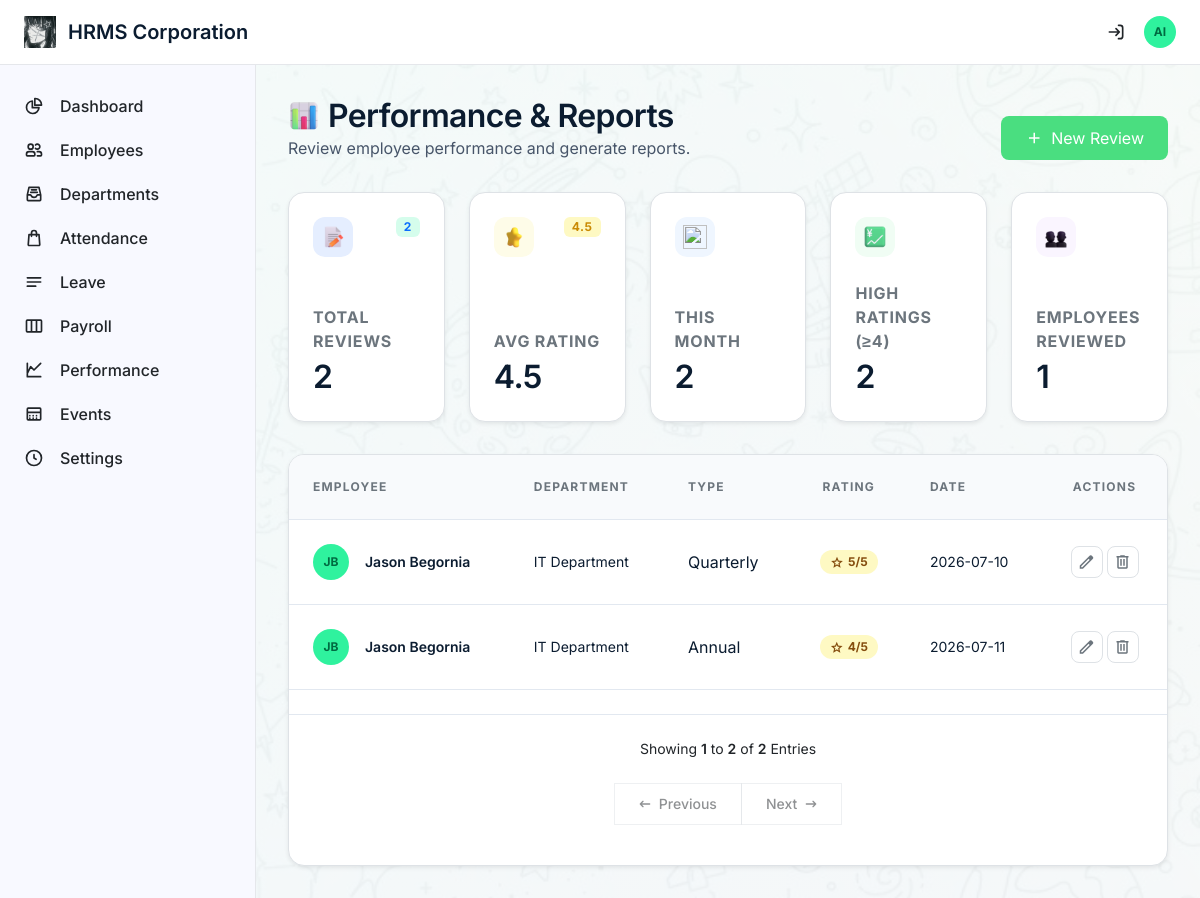
Screenshot of /admin/performance-reports (signed in) with the database file from the repository.
### tables this page shows
CREATE TABLE `performance_reviews` (
  `id` int(11) NOT NULL,
  `employee_id` int(11) NOT NULL,
  `reviewer_id` int(11) DEFAULT NULL,
  `review_date` date NOT NULL,
  `rating` int(11) DEFAULT NULL CHECK (`rating` >= 1 and `rating` <= 5),
  `comments` text DEFAULT NULL,
  `type` enum('quarterly','annual','probation') DEFAULT 'quarterly',
  `created_at` timestamp NOT NULL DEFAULT current_timestamp()
);

CREATE TABLE `employees` (
  `id` int(11) NOT NULL,
  `user_id` int(11) DEFAULT NULL,
  `employee_id` varchar(20) NOT NULL,
  `first_name` varchar(100) NOT NULL,
  `last_name` varchar(100) NOT NULL,
  `phone` varchar(50) DEFAULT NULL,
  `department_id` int(11) DEFAULT NULL,
  `position` varchar(255) DEFAULT NULL,
  `hire_date` date DEFAULT NULL,
  `salary` decimal(12,2) DEFAULT NULL,
  `daily_rate` decimal(12,2) DEFAULT NULL,
  `status` enum('active','on_leave','terminated') DEFAULT 'active',
  `address` text DEFAULT NULL,
  `avatar_url` varchar(500) DEFAULT NULL,
  `created_at` timestamp NOT NULL DEFAULT current_timestamp(),
  `updated_at` timestamp NOT NULL DEFAULT current_timestamp() ON UPDATE current_timestamp()
);

CREATE TABLE `departments` (
  `id` int(11) NOT NULL,
  `name` varchar(100) NOT NULL,
  `description` text DEFAULT NULL,
  `positions` text DEFAULT NULL,
  `created_at` timestamp NOT NULL DEFAULT current_timestamp()
);

### includes/functions.php (called while the page is built, shortened)
<?php
function h(?string $value): string {
    return htmlspecialchars($value ?? '', ENT_QUOTES, 'UTF-8');
}

### pages/admin/performance_reports.php (the view, shortened to what this page needs)
<?php
require_once __DIR__ . '/../../includes/header.php';
require_once __DIR__ . '/../../includes/pagination.php';
$perPage = 10;
$currentPageNum = max(1, (int) ($_GET['page'] ?? 1));
$offset = ($currentPageNum - 1) * $perPage;
$totalCount = $pdo->query("SELECT COUNT(*) FROM performance_reviews")->fetchColumn();
$stmt = $pdo->prepare("
    SELECT pr.*, e.first_name, e.last_name, e.employee_id, d.name as department_name
    FROM performance_reviews pr
    JOIN employees e ON pr.employee_id = e.id
    LEFT JOIN departments d ON e.department_id = d.id
    ORDER BY pr.created_at DESC
    LIMIT :limit OFFSET :offset
");
$stmt->bindValue('limit', $perPage, PDO::PARAM_INT);
$stmt->bindValue('offset', $offset, PDO::PARAM_INT);
$stmt->execute();
$reviews = $stmt->fetchAll();
$pagination = paginate($currentPageNum, $totalCount, $perPage, $_SERVER['REQUEST_URI'], 'page');
$pagination['base_url'] = preg_replace('/[?&]page=\d+/', '', $pagination['base_url']);
$avgRating = $pdo->query("SELECT AVG(rating) FROM performance_reviews")->fetchColumn();
$reviewsMonth = $pdo->query("SELECT COUNT(*) FROM performance_reviews WHERE MONTH(created_at) = MONTH(CURDATE()) AND YEAR(created_at) = YEAR(CURDATE())")->fetchColumn();
$highRatings = $pdo->query("SELECT COUNT(*) FROM performance_reviews WHERE rating >= 4")->fetchColumn();
$empReviewed = $pdo->query("SELECT COUNT(DISTINCT employee_id) FROM performance_reviews")->fetchColumn();
?>
<div class="max-w-7xl mx-auto space-y-8">
    <div class="flex justify-between items-end">
        <div>
            <h2 class="font-headline-lg text-headline-lg text-on-surface flex items-center gap-2"><img src="<?= BASE_URL ?>/public/emojis/Title%20emojis/performance.png" class="w-8 h-8" alt=""> Performance & Reports</h2>
            <p class="text-text-body font-body-md">Review employee performance and generate reports.</p>
        </div>
        <button onclick="openCreateModal()" class="bg-green-400 hover:bg-green-500 text-white rounded-lg d-inline-flex align-items-center gap-2 px-4 py-2">
            <span class="material-symbols-outlined text-lg">add</span> New Review
        </button>
    </div>
    <div class="grid grid-cols-1 md:grid-cols-5 gap-6">
        <div class="stats-card bg-surface-container-lowest p-6 rounded-2xl shadow-sm border border-border-subtle flex flex-col justify-between">
            <div class="flex justify-between items-start mb-4">
                <div class="w-10 h-10 rounded-xl bg-surface-container flex items-center justify-center">
                    <img src="<?= BASE_URL ?>/public/emojis/performance/total.png" class="w-6 h-6" alt="">
                </div>
                <span class="text-label-sm text-primary font-bold bg-primary-container/20 px-2 py-0.5 rounded"><?= $totalCount ?></span>
            </div>
            <div>
                <p class="text-label-md text-secondary uppercase tracking-wider font-bold">Total Reviews</p>
                <h3 class="font-headline-lg text-headline-lg mt-1"><?= number_format($totalCount) ?></h3>
            </div>
        </div>
        <div class="stats-card bg-surface-container-lowest p-6 rounded-2xl shadow-sm border border-border-subtle flex flex-col justify-between">
            <div class="flex justify-between items-start mb-4">
                <div class="w-10 h-10 rounded-xl bg-yellow-50 flex items-center justify-center">
                    <img src="<?= BASE_URL ?>/public/emojis/performance/star_2b50.png" class="w-6 h-6" alt="">
                </div>
                <span class="text-label-sm text-yellow-600 font-bold bg-yellow-100 px-2 py-0.5 rounded"><?= $avgRating ? number_format($avgRating, 1) : '--' ?></span>
            </div>
            <div>
                <p class="text-label-md text-secondary uppercase tracking-wider font-bold">Avg Rating</p>
                <h3 class="font-headline-lg text-headline-lg mt-1"><?= $avgRating ? number_format($avgRating, 1) : '--' ?></h3>
            </div>
        </div>
        <div class="stats-card bg-surface-container-lowest p-6 rounded-2xl shadow-sm border border-border-subtle flex flex-col justify-between">
            <div class="flex justify-between items-start mb-4">
                <div class="w-10 h-10 rounded-xl bg-blue-50 flex items-center justify-center">
                    <img src="<?= BASE_URL ?>/public/emojis/performance/calendar_1f4c5.png" class="w-6 h-6" alt="">
                </div>
            </div>
            <div>
                <p class="text-label-md text-secondary uppercase tracking-wider font-bold">This Month</p>
                <h3 class="font-headline-lg text-headline-lg mt-1"><?= number_format($reviewsMonth) ?></h3>
            </div>
        </div>
        <div class="stats-card bg-surface-container-lowest p-6 rounded-2xl shadow-sm border border-border-subtle flex flex-col justify-between">
            <div class="flex justify-between items-start mb-4">
                <div class="w-10 h-10 rounded-xl bg-green-50 flex items-center justify-center">
                    <img src="<?= BASE_URL ?>/public/emojis/performance/chart-increasing-with-yen_1f4b9.png" class="w-6 h-6" alt="">
                </div>
            </div>
            <div>
                <p class="text-label-md text-secondary uppercase tracking-wider font-bold">High Ratings (&ge;4)</p>
                <h3 class="font-headline-lg text-headline-lg mt-1"><?= number_format($highRatings) ?></h3>
            </div>
        </div>
        <div class="stats-card bg-surface-container-lowest p-6 rounded-2xl shadow-sm border border-border-subtle flex flex-col justify-between">
            <div class="flex justify-between items-start mb-4">
                <div class="w-10 h-10 rounded-xl bg-purple-50 flex items-center justify-center">
                    <img src="<?= BASE_URL ?>/public/emojis/performance/busts-in-silhouette_1f465.png" class="w-6 h-6" alt="">
                </div>
            </div>
            <div>
                <p class="text-label-md text-secondary uppercase tracking-wider font-bold">Employees Reviewed</p>
                <h3 class="font-headline-lg text-headline-lg mt-1"><?= number_format($empReviewed) ?></h3>
            </div>
        </div>
    </div>
    <div class="bg-surface-container-lowest rounded-2xl shadow-sm border border-border-subtle overflow-hidden pb-10">
        <div class="overflow-x-auto">
            <table class="w-full">
                <thead>
                    <tr class="bg-surface-muted border-b border-border-subtle">
                        <th class="text-left px-6 py-4 text-label-sm text-secondary uppercase tracking-widest font-bold">Employee</th>
                        <th class="text-left px-6 py-4 text-label-sm text-secondary uppercase tracking-widest font-bold">Department</th>
                        <th class="text-left px-6 py-4 text-label-sm text-secondary uppercase tracking-widest font-bold">Type</th>
                        <th class="text-center px-6 py-4 text-label-sm text-secondary uppercase tracking-widest font-bold">Rating</th>
                        <th class="text-left px-6 py-4 text-label-sm text-secondary uppercase tracking-widest font-bold">Date</th>
                        <th class="text-center px-6 py-4 text-label-sm text-secondary uppercase tracking-widest font-bold">Actions</th>
                    </tr>
                </thead>
                <tbody>
                    <?php if (empty($reviews)): ?>
                        <tr><td colspan="6" class="px-6 py-12 text-center text-secondary">No performance reviews found.</td></tr>
                    <?php else: ?>
                        <?php foreach ($reviews as $r): ?>
                            <tr class="hover:bg-surface-muted transition-colors border-b border-border-subtle">
                                <td class="px-6 py-4">
                                    <div class="flex items-center gap-3">
                                        <div class="w-9 h-9 rounded-full bg-primary-container flex items-center justify-center text-xs font-bold text-on-primary-container">
                                            <?= strtoupper(substr($r['first_name'], 0, 1) . substr($r['last_name'], 0, 1)) ?>
                                        </div>
                                        <span class="font-semibold text-body-sm"><?= h($r['first_name'] . ' ' . $r['last_name']) ?></span>
                                    </div>
                                </td>
                                <td class="px-6 py-4 text-body-sm"><?= h($r['department_name'] ?? 'N/A') ?></td>
                                <td class="px-6 py-4"><span class="capitalize"><?= h($r['type']) ?></span></td>
                                <td class="px-6 py-4 text-center">
                                    <span class="inline-flex items-center gap-1 px-2.5 py-1 bg-yellow-100 text-yellow-800 rounded-full text-xs font-bold">
                                        <span class="material-symbols-outlined text-[14px]">star</span>
                                        <?= h($r['rating']) ?>/5
                                    </span>
                                </td>
                                <td class="px-6 py-4 text-body-sm"><?= h($r['review_date']) ?></td>
                                <td class="px-6 py-4 text-center">
                                    <div class="flex items-center justify-center gap-1">
                                        <button onclick='openEditModal(<?= json_encode($r) ?>)'
                                            class="w-8 h-8 rounded-lg border border-border-subtle flex items-center justify-center text-secondary hover:bg-blue-100 transition-all" title="Edit">
                                            <span class="material-symbols-outlined text-lg">edit</span>
                                        </button>
                                        <form method="POST" class="inline" onsubmit="return confirm('Delete this review?')">
                                            <button type="submit" name="delete"
                                                class="w-8 h-8 rounded-lg border border-border-subtle flex items-center justify-center text-secondary hover:bg-red-100 transition-all" title="Delete">
                                                <span class="material-symbols-outlined text-lg">delete</span>
                                            </button>
                                        </form>
                                    </div>
                                </td>
                            </tr>
                        <?php endforeach; ?>
                    <?php endif; ?>
                </tbody>
            </table>
        </div>
        <?= renderPaginationCompact($pagination) ?>
    </div>
</div>
<?php require_once __DIR__ . '/../../includes/footer.php'; ?>

### includes/header.php (style rules this page uses)
body { font-family: 'Inter', sans-serif; background-color: #f8f9ff; }
.material-symbols-outlined { font-variation-settings: 'FILL' 0, 'wght' 400, 'GRAD' 0, 'opsz' 24; vertical-align: middle; }

### rows the page displays
performance_reviews: employee.last_name "JB", employee.last_name "Jason Begornia", departments.name "IT Department", type "Quarterly", rating "5", review_date "2026-07-10"
performance_reviews: employee.last_name "JB", employee.last_name "Jason Begornia", departments.name "IT Department", type "Annual", rating "4", review_date "2026-07-11"

### other values shown
substr($_SESSION['user_name'] ?? 'AU', 0, 2) "AI"
$totalCount "2"
$avgRating "4.5"
$reviewsMonth "2"
$highRatings "2"
$empReviewed "1"
$start "1"
$end "2"
$pagination['total_items'] "2"
